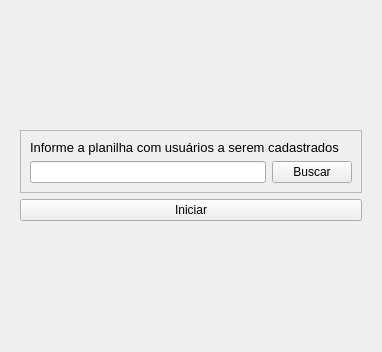
<?xml version="1.0" encoding="UTF-8"?>
<ui version="4.0">
 <class>Cadastro</class>
 <widget class="QWidget" name="Cadastro">
  <property name="geometry">
   <rect>
    <x>0</x>
    <y>0</y>
    <width>382</width>
    <height>352</height>
   </rect>
  </property>
  <property name="minimumSize">
   <size>
    <width>382</width>
    <height>352</height>
   </size>
  </property>
  <property name="maximumSize">
   <size>
    <width>382</width>
    <height>352</height>
   </size>
  </property>
  <property name="windowTitle">
   <string>Form</string>
  </property>
  <layout class="QVBoxLayout" name="verticalLayout_4">
   <item alignment="Qt::AlignVCenter">
    <widget class="QWidget" name="widget" native="true">
     <layout class="QVBoxLayout" name="verticalLayout_3">
      <item>
       <widget class="QFrame" name="frame">
        <property name="frameShape">
         <enum>QFrame::StyledPanel</enum>
        </property>
        <property name="frameShadow">
         <enum>QFrame::Raised</enum>
        </property>
        <layout class="QVBoxLayout" name="verticalLayout_2">
         <item>
          <layout class="QVBoxLayout" name="verticalLayout">
           <item>
            <widget class="QLabel" name="label">
             <property name="font">
              <font>
               <pointsize>10</pointsize>
              </font>
             </property>
             <property name="text">
              <string>Informe a planilha com usuários a serem cadastrados</string>
             </property>
            </widget>
           </item>
           <item>
            <layout class="QHBoxLayout" name="horizontalLayout">
             <item>
              <widget class="QLineEdit" name="lineEdit"/>
             </item>
             <item>
              <widget class="QPushButton" name="BuscarPlanilha">
               <property name="text">
                <string>Buscar</string>
               </property>
              </widget>
             </item>
            </layout>
           </item>
          </layout>
         </item>
        </layout>
       </widget>
      </item>
      <item>
       <widget class="QPushButton" name="IniciarCadastro">
        <property name="text">
         <string>Iniciar</string>
        </property>
       </widget>
      </item>
     </layout>
    </widget>
   </item>
  </layout>
 </widget>
 <resources/>
 <connections/>
</ui>
